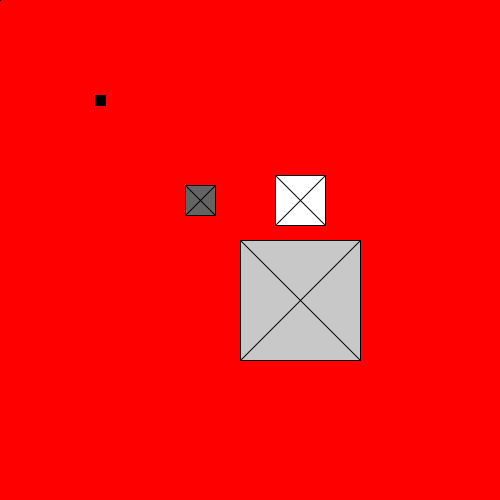
Frame 1 (no input)
Frame 60 (the mouse pressed at the canvas centre just before this capture): identical to frame 1, image omitted
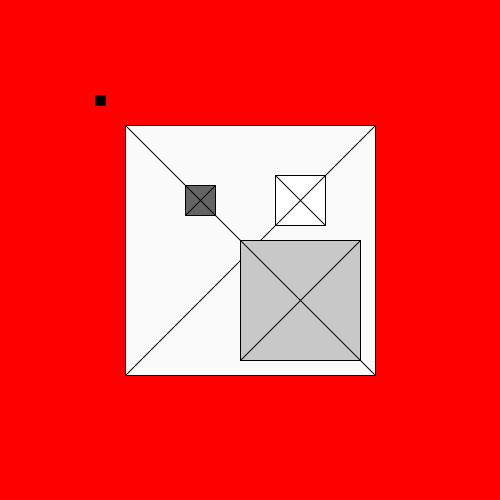
Frame 120 (the mouse held since frame 60 and released just before this capture)

The Processing sketch that drew these frames (run headless with seeded random() and noise(); from frame 60 on, the mouse is pressed at the canvas centre):

// Processing sketch: funcionPropia
// ── funcionPropia.pde

void setup() {
  size(500, 500);
}

void draw() {
  background(255, 0, 0);
  miDibujo(mouseX, mouseY, mouseX, mouseY);

  miDibujo(100, 100, 10, 0);
  miDibujo(200, 200, 30, 100);
  miDibujo(300, 300, 120, 200);
  miDibujo(300, 200, 50, 255);
}

void miDibujo(float x, float y, float tam, float c) {
  fill(c);
  circle(x, y, tam);
  rect(x-tam/2, y-tam/2, tam, tam);
  line(x-tam/2, y-tam/2, x+tam/2, y+tam/2);
  line(x-tam/2, y+tam/2, x+tam/2, y-tam/2);
}
